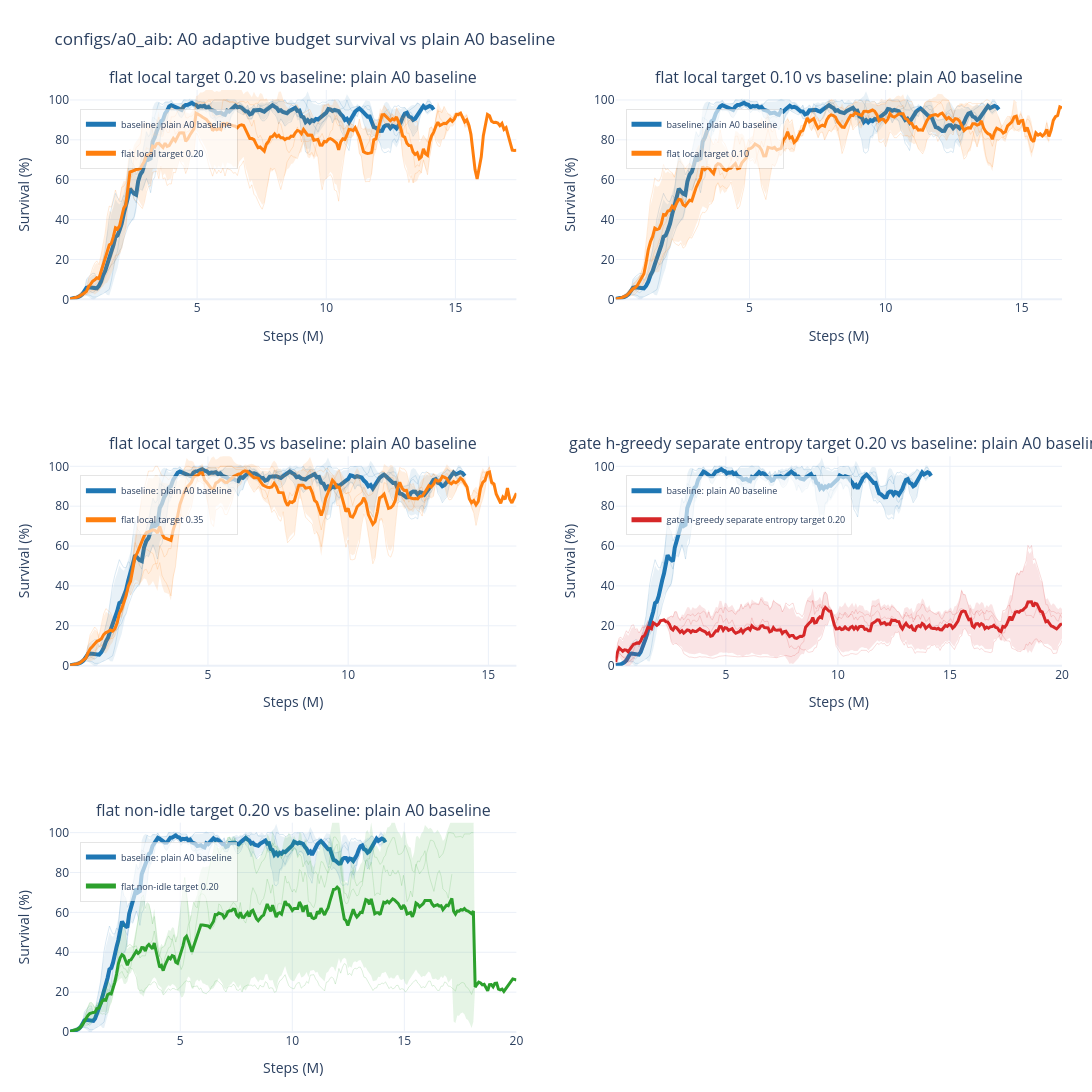

The notebook cell this image was saved under:
### Markdown cell above
Assuming plot baseline = `a0_hvg_00_baseline` (plain A0 baseline).

| Run family | Displayed name | Adaptive budget | Cost mode | Target | Rho threshold | Intervention gate | Difference vs `a0_hvg_00_baseline` |
|---|---|---|---|---:|---:|---|---|
| `a0_hvg_00_baseline` | plain A0 baseline | `false` | `-` | `-` | `-` | `false` | Plain A0 baseline: no adaptive intervention budget and no gate |
| `a0_aib_00_flat_local_t020` | flat local target 0.20 | `true` | `local_safe` | `0.20` | `0.90` | `false` | Adds adaptive intervention budget with local-safe cost and target `0.20` |
| `a0_aib_01_flat_local_t010` | flat local target 0.10 | `true` | `local_safe` | `0.10` | `0.90` | `false` | Same local-safe budget mechanism with lower target `0.10` |
| `a0_aib_02_flat_local_t035` | flat local target 0.35 | `true` | `local_safe` | `0.35` | `0.90` | `false` | Same local-safe budget mechanism with higher target `0.35` |
| `a0_aib_03_gate_hgreedy_sep_local_t020` | gate h-greedy separate entropy target 0.20 | `true` | `local_safe` | `0.20` | `0.90` | `hierarchical_greedy` | Adds intervention gate with hierarchical greedy eval and separate gate entropy while keeping local-safe target `0.20` |
| `a0_aib_04_flat_nonidle_t020` | flat non-idle target 0.20 | `true` | `nonidle` | `0.20` | `0.90` | `false` | Uses non-idle cost instead of local-safe cost at target `0.20` |

Shared unless noted: MLP actor/critic, `[256,256,256]` / `[256,256,256]`, `norm_reward = true`, `init_do_nothing_prob = 0.0`, `entropy_coef = 0.01`, `total_timesteps = 20000000`, `eval_freq = 80000`.

### Code cell
a0_aib_result = wm.plot_a0_aib_survival()
a0_aib_result["fig"]

### Figure 1 — Plotly figure (JSON) as saved in the notebook; plotly's stock layout.template omitted (floating-point values rounded to 4 significant figures; data arrays with more than 128 entries replaced by an {"elided": "..."} marker saying what was removed)
{"data": [{"hovertemplate": "<b>a0_hvg_00_baseline_s0</b><br>step: %{x:.2f}M<br>smoothed value: %{y:.3f}<extra></extra>", "legend": "legend", "legendgroup": "mean_subplot1:baseline: plain A0 baseline", "line": {"color": "#1f77b4", "dash": "solid", "width": 1}, "mode": "lines", "name": "baseline: plain A0 baseline member", "opacity": 0.16, "showlegend": false, "type": "scatter", "x": {"elided": "176 float values"}, "xaxis": "x", "y": {"elided": "176 float values"}, "yaxis": "y"}, {"hovertemplate": "<b>a0_hvg_00_baseline_s1</b><br>step: %{x:.2f}M<br>smoothed value: %{y:.3f}<extra></extra>", "legend": "legend", "legendgroup": "mean_subplot1:baseline: plain A0 baseline", "line": {"color": "#1f77b4", "dash": "solid", "width": 1}, "mode": "lines", "name": "baseline: plain A0 baseline member", "opacity": 0.16, "showlegend": false, "type": "scatter", "x": {"elided": "172 float values"}, "xaxis": "x", "y": {"elided": "172 float values"}, "yaxis": "y"}, {"hovertemplate": "<b>a0_hvg_00_baseline_s2</b><br>step: %{x:.2f}M<br>smoothed value: %{y:.3f}<extra></extra>", "legend": "legend", "legendgroup": "mean_subplot1:baseline: plain A0 baseline", "line": {"color": "#1f77b4", "dash": "solid", "width": 1}, "mode": "lines", "name": "baseline: plain A0 baseline member", "opacity": 0.16, "showlegend": false, "type": "scatter", "x": {"elided": "177 float values"}, "xaxis": "x", "y": {"elided": "177 float values"}, "yaxis": "y"}, {"fill": "toself", "fillcolor": "rgba(31,119,180,0.1)", "hoverinfo": "skip", "legend": "legend", "legendgroup": "mean_subplot1:baseline: plain A0 baseline", "line": {"color": "rgba(0,0,0,0)", "width": 0}, "mode": "lines", "name": "baseline: plain A0 baseline std", "showlegend": false, "type": "scatter", "x": {"elided": "354 float values"}, "xaxis": "x", "y": {"elided": "354 float values"}, "yaxis": "y"}, {"customdata": {"elided": "177 int values"}, "hovertemplate": "<b>baseline: plain A0 baseline</b><br>metric: test/charts/episodic_survival<br>runs at step: %{customdata}<br>step: %{x:.2f}M<br>mean of smoothed seeds: %{y:.3f}<extra></extra>", "legend": "legend", "legendgroup": "mean_subplot1:baseline: plain A0 baseline", "line": {"color": "#1f77b4", "dash": "solid", "width": 4}, "mode": "lines", "name": "baseline: plain A0 baseline", "opacity": 1, "showlegend": true, "type": "scatter", "x": {"elided": "177 float values"}, "xaxis": "x", "y": {"elided": "177 float values"}, "yaxis": "y"}, {"hovertemplate": "<b>a0_aib_00_flat_local_t020_s0</b><br>step: %{x:.2f}M<br>smoothed value: %{y:.3f}<extra></extra>", "legend": "legend", "legendgroup": "mean_subplot1:flat local target 0.20", "line": {"color": "#ff7f0e", "dash": "solid", "width": 1}, "mode": "lines", "name": "flat local target 0.20 member", "opacity": 0.16, "showlegend": false, "type": "scatter", "x": {"elided": "187 float values"}, "xaxis": "x", "y": {"elided": "187 float values"}, "yaxis": "y"}, {"hovertemplate": "<b>a0_aib_00_flat_local_t020_s1</b><br>step: %{x:.2f}M<br>smoothed value: %{y:.3f}<extra></extra>", "legend": "legend", "legendgroup": "mean_subplot1:flat local target 0.20", "line": {"color": "#ff7f0e", "dash": "solid", "width": 1}, "mode": "lines", "name": "flat local target 0.20 member", "opacity": 0.16, "showlegend": false, "type": "scatter", "x": {"elided": "195 float values"}, "xaxis": "x", "y": {"elided": "195 float values"}, "yaxis": "y"}, {"hovertemplate": "<b>a0_aib_00_flat_local_t020_s2</b><br>step: %{x:.2f}M<br>smoothed value: %{y:.3f}<extra></extra>", "legend": "legend", "legendgroup": "mean_subplot1:flat local target 0.20", "line": {"color": "#ff7f0e", "dash": "solid", "width": 1}, "mode": "lines", "name": "flat local target 0.20 member", "opacity": 0.16, "showlegend": false, "type": "scatter", "x": {"elided": "217 float values"}, "xaxis": "x", "y": {"elided": "217 float values"}, "yaxis": "y"}, {"fill": "toself", "fillcolor": "rgba(255,127,14,0.12)", "hoverinfo": "skip", "legend": "legend", "legendgroup": "mean_subplot1:flat local target 0.20", "line": {"color": "rgba(0,0,0,0)", "width": 0}, "mode": "lines", "name": "flat local target 0.20 std", "showlegend": false, "type": "scatter", "x": {"elided": "434 float values"}, "xaxis": "x", "y": {"elided": "434 float values"}, "yaxis": "y"}, {"customdata": {"elided": "217 int values"}, "hovertemplate": "<b>flat local target 0.20</b><br>metric: test/charts/episodic_survival<br>runs at step: %{customdata}<br>step: %{x:.2f}M<br>mean of smoothed seeds: %{y:.3f}<extra></extra>", "legend": "legend", "legendgroup": "mean_subplot1:flat local target 0.20", "line": {"color": "#ff7f0e", "dash": "solid", "width": 3}, "mode": "lines", "name": "flat local target 0.20", "opacity": 1, "showlegend": true, "type": "scatter", "x": {"elided": "217 float values"}, "xaxis": "x", "y": {"elided": "217 float values"}, "yaxis": "y"}, {"hovertemplate": "<b>a0_hvg_00_baseline_s0</b><br>step: %{x:.2f}M<br>smoothed value: %{y:.3f}<extra></extra>", "legend": "legend2", "legendgroup": "mean_subplot2:baseline: plain A0 baseline", "line": {"color": "#1f77b4", "dash": "solid", "width": 1}, "mode": "lines", "name": "baseline: plain A0 baseline member", "opacity": 0.16, "showlegend": false, "type": "scatter", "x": {"elided": "176 float values"}, "xaxis": "x2", "y": {"elided": "176 float values"}, "yaxis": "y2"}, {"hovertemplate": "<b>a0_hvg_00_baseline_s1</b><br>step: %{x:.2f}M<br>smoothed value: %{y:.3f}<extra></extra>", "legend": "legend2", "legendgroup": "mean_subplot2:baseline: plain A0 baseline", "line": {"color": "#1f77b4", "dash": "solid", "width": 1}, "mode": "lines", "name": "baseline: plain A0 baseline member", "opacity": 0.16, "showlegend": false, "type": "scatter", "x": {"elided": "172 float values"}, "xaxis": "x2", "y": {"elided": "172 float values"}, "yaxis": "y2"}, {"hovertemplate": "<b>a0_hvg_00_baseline_s2</b><br>step: %{x:.2f}M<br>smoothed value: %{y:.3f}<extra></extra>", "legend": "legend2", "legendgroup": "mean_subplot2:baseline: plain A0 baseline", "line": {"color": "#1f77b4", "dash": "solid", "width": 1}, "mode": "lines", "name": "baseline: plain A0 baseline member", "opacity": 0.16, "showlegend": false, "type": "scatter", "x": {"elided": "177 float values"}, "xaxis": "x2", "y": {"elided": "177 float values"}, "yaxis": "y2"}, {"fill": "toself", "fillcolor": "rgba(31,119,180,0.1)", "hoverinfo": "skip", "legend": "legend2", "legendgroup": "mean_subplot2:baseline: plain A0 baseline", "line": {"color": "rgba(0,0,0,0)", "width": 0}, "mode": "lines", "name": "baseline: plain A0 baseline std", "showlegend": false, "type": "scatter", "x": {"elided": "354 float values"}, "xaxis": "x2", "y": {"elided": "354 float values"}, "yaxis": "y2"}, {"customdata": {"elided": "177 int values"}, "hovertemplate": "<b>baseline: plain A0 baseline</b><br>metric: test/charts/episodic_survival<br>runs at step: %{customdata}<br>step: %{x:.2f}M<br>mean of smoothed seeds: %{y:.3f}<extra></extra>", "legend": "legend2", "legendgroup": "mean_subplot2:baseline: plain A0 baseline", "line": {"color": "#1f77b4", "dash": "solid", "width": 4}, "mode": "lines", "name": "baseline: plain A0 baseline", "opacity": 1, "showlegend": true, "type": "scatter", "x": {"elided": "177 float values"}, "xaxis": "x2", "y": {"elided": "177 float values"}, "yaxis": "y2"}, {"hovertemplate": "<b>a0_aib_01_flat_local_t010_s0</b><br>step: %{x:.2f}M<br>smoothed value: %{y:.3f}<extra></extra>", "legend": "legend2", "legendgroup": "mean_subplot2:flat local target 0.10", "line": {"color": "#ff7f0e", "dash": "solid", "width": 1}, "mode": "lines", "name": "flat local target 0.10 member", "opacity": 0.16, "showlegend": false, "type": "scatter", "x": {"elided": "185 float values"}, "xaxis": "x2", "y": {"elided": "185 float values"}, "yaxis": "y2"}, {"hovertemplate": "<b>a0_aib_01_flat_local_t010_s1</b><br>step: %{x:.2f}M<br>smoothed value: %{y:.3f}<extra></extra>", "legend": "legend2", "legendgroup": "mean_subplot2:flat local target 0.10", "line": {"color": "#ff7f0e", "dash": "solid", "width": 1}, "mode": "lines", "name": "flat local target 0.10 member", "opacity": 0.16, "showlegend": false, "type": "scatter", "x": {"elided": "200 float values"}, "xaxis": "x2", "y": {"elided": "200 float values"}, "yaxis": "y2"}, {"hovertemplate": "<b>a0_aib_01_flat_local_t010_s2</b><br>step: %{x:.2f}M<br>smoothed value: %{y:.3f}<extra></extra>", "legend": "legend2", "legendgroup": "mean_subplot2:flat local target 0.10", "line": {"color": "#ff7f0e", "dash": "solid", "width": 1}, "mode": "lines", "name": "flat local target 0.10 member", "opacity": 0.16, "showlegend": false, "type": "scatter", "x": {"elided": "206 float values"}, "xaxis": "x2", "y": {"elided": "206 float values"}, "yaxis": "y2"}, {"fill": "toself", "fillcolor": "rgba(255,127,14,0.12)", "hoverinfo": "skip", "legend": "legend2", "legendgroup": "mean_subplot2:flat local target 0.10", "line": {"color": "rgba(0,0,0,0)", "width": 0}, "mode": "lines", "name": "flat local target 0.10 std", "showlegend": false, "type": "scatter", "x": {"elided": "412 float values"}, "xaxis": "x2", "y": {"elided": "412 float values"}, "yaxis": "y2"}, {"customdata": {"elided": "206 int values"}, "hovertemplate": "<b>flat local target 0.10</b><br>metric: test/charts/episodic_survival<br>runs at step: %{customdata}<br>step: %{x:.2f}M<br>mean of smoothed seeds: %{y:.3f}<extra></extra>", "legend": "legend2", "legendgroup": "mean_subplot2:flat local target 0.10", "line": {"color": "#ff7f0e", "dash": "solid", "width": 3}, "mode": "lines", "name": "flat local target 0.10", "opacity": 1, "showlegend": true, "type": "scatter", "x": {"elided": "206 float values"}, "xaxis": "x2", "y": {"elided": "206 float values"}, "yaxis": "y2"}, {"hovertemplate": "<b>a0_hvg_00_baseline_s0</b><br>step: %{x:.2f}M<br>smoothed value: %{y:.3f}<extra></extra>", "legend": "legend3", "legendgroup": "mean_subplot3:baseline: plain A0 baseline", "line": {"color": "#1f77b4", "dash": "solid", "width": 1}, "mode": "lines", "name": "baseline: plain A0 baseline member", "opacity": 0.16, "showlegend": false, "type": "scatter", "x": {"elided": "176 float values"}, "xaxis": "x3", "y": {"elided": "176 float values"}, "yaxis": "y3"}, {"hovertemplate": "<b>a0_hvg_00_baseline_s1</b><br>step: %{x:.2f}M<br>smoothed value: %{y:.3f}<extra></extra>", "legend": "legend3", "legendgroup": "mean_subplot3:baseline: plain A0 baseline", "line": {"color": "#1f77b4", "dash": "solid", "width": 1}, "mode": "lines", "name": "baseline: plain A0 baseline member", "opacity": 0.16, "showlegend": false, "type": "scatter", "x": {"elided": "172 float values"}, "xaxis": "x3", "y": {"elided": "172 float values"}, "yaxis": "y3"}, {"hovertemplate": "<b>a0_hvg_00_baseline_s2</b><br>step: %{x:.2f}M<br>smoothed value: %{y:.3f}<extra></extra>", "legend": "legend3", "legendgroup": "mean_subplot3:baseline: plain A0 baseline", "line": {"color": "#1f77b4", "dash": "solid", "width": 1}, "mode": "lines", "name": "baseline: plain A0 baseline member", "opacity": 0.16, "showlegend": false, "type": "scatter", "x": {"elided": "177 float values"}, "xaxis": "x3", "y": {"elided": "177 float values"}, "yaxis": "y3"}, {"fill": "toself", "fillcolor": "rgba(31,119,180,0.1)", "hoverinfo": "skip", "legend": "legend3", "legendgroup": "mean_subplot3:baseline: plain A0 baseline", "line": {"color": "rgba(0,0,0,0)", "width": 0}, "mode": "lines", "name": "baseline: plain A0 baseline std", "showlegend": false, "type": "scatter", "x": {"elided": "354 float values"}, "xaxis": "x3", "y": {"elided": "354 float values"}, "yaxis": "y3"}, {"customdata": {"elided": "177 int values"}, "hovertemplate": "<b>baseline: plain A0 baseline</b><br>metric: test/charts/episodic_survival<br>runs at step: %{customdata}<br>step: %{x:.2f}M<br>mean of smoothed seeds: %{y:.3f}<extra></extra>", "legend": "legend3", "legendgroup": "mean_subplot3:baseline: plain A0 baseline", "line": {"color": "#1f77b4", "dash": "solid", "width": 4}, "mode": "lines", "name": "baseline: plain A0 baseline", "opacity": 1, "showlegend": true, "type": "scatter", "x": {"elided": "177 float values"}, "xaxis": "x3", "y": {"elided": "177 float values"}, "yaxis": "y3"}, {"hovertemplate": "<b>a0_aib_02_flat_local_t035_s0</b><br>step: %{x:.2f}M<br>smoothed value: %{y:.3f}<extra></extra>", "legend": "legend3", "legendgroup": "mean_subplot3:flat local target 0.35", "line": {"color": "#ff7f0e", "dash": "solid", "width": 1}, "mode": "lines", "name": "flat local target 0.35 member", "opacity": 0.16, "showlegend": false, "type": "scatter", "x": {"elided": "188 float values"}, "xaxis": "x3", "y": {"elided": "188 float values"}, "yaxis": "y3"}, {"hovertemplate": "<b>a0_aib_02_flat_local_t035_s1</b><br>step: %{x:.2f}M<br>smoothed value: %{y:.3f}<extra></extra>", "legend": "legend3", "legendgroup": "mean_subplot3:flat local target 0.35", "line": {"color": "#ff7f0e", "dash": "solid", "width": 1}, "mode": "lines", "name": "flat local target 0.35 member", "opacity": 0.16, "showlegend": false, "type": "scatter", "x": {"elided": "190 float values"}, "xaxis": "x3", "y": {"elided": "190 float values"}, "yaxis": "y3"}, {"hovertemplate": "<b>a0_aib_02_flat_local_t035_s2</b><br>step: %{x:.2f}M<br>smoothed value: %{y:.3f}<extra></extra>", "legend": "legend3", "legendgroup": "mean_subplot3:flat local target 0.35", "line": {"color": "#ff7f0e", "dash": "solid", "width": 1}, "mode": "lines", "name": "flat local target 0.35 member", "opacity": 0.16, "showlegend": false, "type": "scatter", "x": {"elided": "200 float values"}, "xaxis": "x3", "y": {"elided": "200 float values"}, "yaxis": "y3"}, {"fill": "toself", "fillcolor": "rgba(255,127,14,0.12)", "hoverinfo": "skip", "legend": "legend3", "legendgroup": "mean_subplot3:flat local target 0.35", "line": {"color": "rgba(0,0,0,0)", "width": 0}, "mode": "lines", "name": "flat local target 0.35 std", "showlegend": false, "type": "scatter", "x": {"elided": "400 float values"}, "xaxis": "x3", "y": {"elided": "400 float values"}, "yaxis": "y3"}, {"customdata": {"elided": "200 int values"}, "hovertemplate": "<b>flat local target 0.35</b><br>metric: test/charts/episodic_survival<br>runs at step: %{customdata}<br>step: %{x:.2f}M<br>mean of smoothed seeds: %{y:.3f}<extra></extra>", "legend": "legend3", "legendgroup": "mean_subplot3:flat local target 0.35", "line": {"color": "#ff7f0e", "dash": "solid", "width": 3}, "mode": "lines", "name": "flat local target 0.35", "opacity": 1, "showlegend": true, "type": "scatter", "x": {"elided": "200 float values"}, "xaxis": "x3", "y": {"elided": "200 float values"}, "yaxis": "y3"}, {"hovertemplate": "<b>a0_hvg_00_baseline_s0</b><br>step: %{x:.2f}M<br>smoothed value: %{y:.3f}<extra></extra>", "legend": "legend4", "legendgroup": "mean_subplot4:baseline: plain A0 baseline", "line": {"color": "#1f77b4", "dash": "solid", "width": 1}, "mode": "lines", "name": "baseline: plain A0 baseline member", "opacity": 0.16, "showlegend": false, "type": "scatter", "x": {"elided": "176 float values"}, "xaxis": "x4", "y": {"elided": "176 float values"}, "yaxis": "y4"}, {"hovertemplate": "<b>a0_hvg_00_baseline_s1</b><br>step: %{x:.2f}M<br>smoothed value: %{y:.3f}<extra></extra>", "legend": "legend4", "legendgroup": "mean_subplot4:baseline: plain A0 baseline", "line": {"color": "#1f77b4", "dash": "solid", "width": 1}, "mode": "lines", "name": "baseline: plain A0 baseline member", "opacity": 0.16, "showlegend": false, "type": "scatter", "x": {"elided": "172 float values"}, "xaxis": "x4", "y": {"elided": "172 float values"}, "yaxis": "y4"}, {"hovertemplate": "<b>a0_hvg_00_baseline_s2</b><br>step: %{x:.2f}M<br>smoothed value: %{y:.3f}<extra></extra>", "legend": "legend4", "legendgroup": "mean_subplot4:baseline: plain A0 baseline", "line": {"color": "#1f77b4", "dash": "solid", "width": 1}, "mode": "lines", "name": "baseline: plain A0 baseline member", "opacity": 0.16, "showlegend": false, "type": "scatter", "x": {"elided": "177 float values"}, "xaxis": "x4", "y": {"elided": "177 float values"}, "yaxis": "y4"}, {"fill": "toself", "fillcolor": "rgba(31,119,180,0.1)", "hoverinfo": "skip", "legend": "legend4", "legendgroup": "mean_subplot4:baseline: plain A0 baseline", "line": {"color": "rgba(0,0,0,0)", "width": 0}, "mode": "lines", "name": "baseline: plain A0 baseline std", "showlegend": false, "type": "scatter", "x": {"elided": "354 float values"}, "xaxis": "x4", "y": {"elided": "354 float values"}, "yaxis": "y4"}, {"customdata": {"elided": "177 int values"}, "hovertemplate": "<b>baseline: plain A0 baseline</b><br>metric: test/charts/episodic_survival<br>runs at step: %{customdata}<br>step: %{x:.2f}M<br>mean of smoothed seeds: %{y:.3f}<extra></extra>", "legend": "legend4", "legendgroup": "mean_subplot4:baseline: plain A0 baseline", "line": {"color": "#1f77b4", "dash": "solid", "width": 4}, "mode": "lines", "name": "baseline: plain A0 baseline", "opacity": 1, "showlegend": true, "type": "scatter", "x": {"elided": "177 float values"}, "xaxis": "x4", "y": {"elided": "177 float values"}, "yaxis": "y4"}, {"hovertemplate": "<b>a0_aib_03_gate_hgreedy_sep_local_t020_s0</b><br>step: %{x:.2f}M<br>smoothed value: %{y:.3f}<extra></extra>", "legend": "legend4", "legendgroup": "mean_subplot4:gate h-greedy separate entropy target 0.20", "line": {"color": "#d62728", "dash": "solid", "width": 1}, "mode": "lines", "name": "gate h-greedy separate entropy target 0.20 member", "opacity": 0.16, "showlegend": false, "type": "scatter", "x": {"elided": "250 float values"}, "xaxis": "x4", "y": {"elided": "250 float values"}, "yaxis": "y4"}, {"hovertemplate": "<b>a0_aib_03_gate_hgreedy_sep_local_t020_s1</b><br>step: %{x:.2f}M<br>smoothed value: %{y:.3f}<extra></extra>", "legend": "legend4", "legendgroup": "mean_subplot4:gate h-greedy separate entropy target 0.20", "line": {"color": "#d62728", "dash": "solid", "width": 1}, "mode": "lines", "name": "gate h-greedy separate entropy target 0.20 member", "opacity": 0.16, "showlegend": false, "type": "scatter", "x": {"elided": "250 float values"}, "xaxis": "x4", "y": {"elided": "250 float values"}, "yaxis": "y4"}, {"hovertemplate": "<b>a0_aib_03_gate_hgreedy_sep_local_t020_s2</b><br>step: %{x:.2f}M<br>smoothed value: %{y:.3f}<extra></extra>", "legend": "legend4", "legendgroup": "mean_subplot4:gate h-greedy separate entropy target 0.20", "line": {"color": "#d62728", "dash": "solid", "width": 1}, "mode": "lines", "name": "gate h-greedy separate entropy target 0.20 member", "opacity": 0.16, "showlegend": false, "type": "scatter", "x": {"elided": "250 float values"}, "xaxis": "x4", "y": {"elided": "250 float values"}, "yaxis": "y4"}, {"fill": "toself", "fillcolor": "rgba(214,39,40,0.12)", "hoverinfo": "skip", "legend": "legend4", "legendgroup": "mean_subplot4:gate h-greedy separate entropy target 0.20", "line": {"color": "rgba(0,0,0,0)", "width": 0}, "mode": "lines", "name": "gate h-greedy separate entropy target 0.20 std", "showlegend": false, "type": "scatter", "x": {"elided": "500 float values"}, "xaxis": "x4", "y": {"elided": "500 float values"}, "yaxis": "y4"}, {"customdata": {"elided": "250 int values"}, "hovertemplate": "<b>gate h-greedy separate entropy target 0.20</b><br>metric: test/charts/episodic_survival<br>runs at step: %{customdata}<br>step: %{x:.2f}M<br>mean of smoothed seeds: %{y:.3f}<extra></extra>", "legend": "legend4", "legendgroup": "mean_subplot4:gate h-greedy separate entropy target 0.20", "line": {"color": "#d62728", "dash": "solid", "width": 3}, "mode": "lines", "name": "gate h-greedy separate entropy target 0.20", "opacity": 1, "showlegend": true, "type": "scatter", "x": {"elided": "250 float values"}, "xaxis": "x4", "y": {"elided": "250 float values"}, "yaxis": "y4"}, {"hovertemplate": "<b>a0_hvg_00_baseline_s0</b><br>step: %{x:.2f}M<br>smoothed value: %{y:.3f}<extra></extra>", "legend": "legend5", "legendgroup": "mean_subplot5:baseline: plain A0 baseline", "line": {"color": "#1f77b4", "dash": "solid", "width": 1}, "mode": "lines", "name": "baseline: plain A0 baseline member", "opacity": 0.16, "showlegend": false, "type": "scatter", "x": {"elided": "176 float values"}, "xaxis": "x5", "y": {"elided": "176 float values"}, "yaxis": "y5"}, {"hovertemplate": "<b>a0_hvg_00_baseline_s1</b><br>step: %{x:.2f}M<br>smoothed value: %{y:.3f}<extra></extra>", "legend": "legend5", "legendgroup": "mean_subplot5:baseline: plain A0 baseline", "line": {"color": "#1f77b4", "dash": "solid", "width": 1}, "mode": "lines", "name": "baseline: plain A0 baseline member", "opacity": 0.16, "showlegend": false, "type": "scatter", "x": {"elided": "172 float values"}, "xaxis": "x5", "y": {"elided": "172 float values"}, "yaxis": "y5"}, {"hovertemplate": "<b>a0_hvg_00_baseline_s2</b><br>step: %{x:.2f}M<br>smoothed value: %{y:.3f}<extra></extra>", "legend": "legend5", "legendgroup": "mean_subplot5:baseline: plain A0 baseline", "line": {"color": "#1f77b4", "dash": "solid", "width": 1}, "mode": "lines", "name": "baseline: plain A0 baseline member", "opacity": 0.16, "showlegend": false, "type": "scatter", "x": {"elided": "177 float values"}, "xaxis": "x5", "y": {"elided": "177 float values"}, "yaxis": "y5"}, {"fill": "toself", "fillcolor": "rgba(31,119,180,0.1)", "hoverinfo": "skip", "legend": "legend5", "legendgroup": "mean_subplot5:baseline: plain A0 baseline", "line": {"color": "rgba(0,0,0,0)", "width": 0}, "mode": "lines", "name": "baseline: plain A0 baseline std", "showlegend": false, "type": "scatter", "x": {"elided": "354 float values"}, "xaxis": "x5", "y": {"elided": "354 float values"}, "yaxis": "y5"}, {"customdata": {"elided": "177 int values"}, "hovertemplate": "<b>baseline: plain A0 baseline</b><br>metric: test/charts/episodic_survival<br>runs at step: %{customdata}<br>step: %{x:.2f}M<br>mean of smoothed seeds: %{y:.3f}<extra></extra>", "legend": "legend5", "legendgroup": "mean_subplot5:baseline: plain A0 baseline", "line": {"color": "#1f77b4", "dash": "solid", "width": 4}, "mode": "lines", "name": "baseline: plain A0 baseline", "opacity": 1, "showlegend": true, "type": "scatter", "x": {"elided": "177 float values"}, "xaxis": "x5", "y": {"elided": "177 float values"}, "yaxis": "y5"}, {"hovertemplate": "<b>a0_aib_04_flat_nonidle_t020_s0</b><br>step: %{x:.2f}M<br>smoothed value: %{y:.3f}<extra></extra>", "legend": "legend5", "legendgroup": "mean_subplot5:flat non-idle target 0.20", "line": {"color": "#2ca02c", "dash": "solid", "width": 1}, "mode": "lines", "name": "flat non-idle target 0.20 member", "opacity": 0.16, "showlegend": false, "type": "scatter", "x": {"elided": "214 float values"}, "xaxis": "x5", "y": {"elided": "214 float values"}, "yaxis": "y5"}, {"hovertemplate": "<b>a0_aib_04_flat_nonidle_t020_s1</b><br>step: %{x:.2f}M<br>smoothed value: %{y:.3f}<extra></extra>", "legend": "legend5", "legendgroup": "mean_subplot5:flat non-idle target 0.20", "line": {"color": "#2ca02c", "dash": "solid", "width": 1}, "mode": "lines", "name": "flat non-idle target 0.20 member", "opacity": 0.16, "showlegend": false, "type": "scatter", "x": {"elided": "250 float values"}, "xaxis": "x5", "y": {"elided": "250 float values"}, "yaxis": "y5"}, {"hovertemplate": "<b>a0_aib_04_flat_nonidle_t020_s2</b><br>step: %{x:.2f}M<br>smoothed value: %{y:.3f}<extra></extra>", "legend": "legend5", "legendgroup": "mean_subplot5:flat non-idle target 0.20", "line": {"color": "#2ca02c", "dash": "solid", "width": 1}, "mode": "lines", "name": "flat non-idle target 0.20 member", "opacity": 0.16, "showlegend": false, "type": "scatter", "x": {"elided": "226 float values"}, "xaxis": "x5", "y": {"elided": "226 float values"}, "yaxis": "y5"}, {"fill": "toself", "fillcolor": "rgba(44,160,44,0.12)", "hoverinfo": "skip", "legend": "legend5", "legendgroup": "mean_subplot5:flat non-idle target 0.20", "line": {"color": "rgba(0,0,0,0)", "width": 0}, "mode": "lines", "name": "flat non-idle target 0.20 std", "showlegend": false, "type": "scatter", "x": {"elided": "500 float values"}, "xaxis": "x5", "y": {"elided": "500 float values"}, "yaxis": "y5"}, {"customdata": {"elided": "250 int values"}, "hovertemplate": "<b>flat non-idle target 0.20</b><br>metric: test/charts/episodic_survival<br>runs at step: %{customdata}<br>step: %{x:.2f}M<br>mean of smoothed seeds: %{y:.3f}<extra></extra>", "legend": "legend5", "legendgroup": "mean_subplot5:flat non-idle target 0.20", "line": {"color": "#2ca02c", "dash": "solid", "width": 3}, "mode": "lines", "name": "flat non-idle target 0.20", "opacity": 1, "showlegend": true, "type": "scatter", "x": {"elided": "250 float values"}, "xaxis": "x5", "y": {"elided": "250 float values"}, "yaxis": "y5"}], "layout": {"annotations": [{"font": {"size": 16}, "showarrow": false, "text": "flat local target 0.20 vs baseline: plain A0 baseline", "x": 0.225, "xanchor": "center", "xref": "paper", "y": 1, "yanchor": "bottom", "yref": "paper"}, {"font": {"size": 16}, "showarrow": false, "text": "flat local target 0.10 vs baseline: plain A0 baseline", "x": 0.775, "xanchor": "center", "xref": "paper", "y": 1, "yanchor": "bottom", "yref": "paper"}, {"font": {"size": 16}, "showarrow": false, "text": "flat local target 0.35 vs baseline: plain A0 baseline", "x": 0.225, "xanchor": "center", "xref": "paper", "y": 0.6111, "yanchor": "bottom", "yref": "paper"}, {"font": {"size": 16}, "showarrow": false, "text": "gate h-greedy separate entropy target 0.20 vs baseline: plain A0 baseline", "x": 0.775, "xanchor": "center", "xref": "paper", "y": 0.6111, "yanchor": "bottom", "yref": "paper"}, {"font": {"size": 16}, "showarrow": false, "text": "flat non-idle target 0.20 vs baseline: plain A0 baseline", "x": 0.225, "xanchor": "center", "xref": "paper", "y": 0.2222, "yanchor": "bottom", "yref": "paper"}], "height": 1140, "hovermode": "x unified", "legend": {"bgcolor": "rgba(255,255,255,0.62)", "bordercolor": "rgba(0,0,0,0.10)", "borderwidth": 1, "font": {"size": 9}, "itemsizing": "constant", "orientation": "v", "x": 0.01, "xanchor": "left", "y": 0.98, "yanchor": "top"}, "legend2": {"bgcolor": "rgba(255,255,255,0.62)", "bordercolor": "rgba(0,0,0,0.10)", "borderwidth": 1, "font": {"size": 9}, "itemsizing": "constant", "orientation": "v", "x": 0.56, "xanchor": "left", "y": 0.98, "yanchor": "top"}, "legend3": {"bgcolor": "rgba(255,255,255,0.62)", "bordercolor": "rgba(0,0,0,0.10)", "borderwidth": 1, "font": {"size": 9}, "itemsizing": "constant", "orientation": "v", "x": 0.01, "xanchor": "left", "y": 0.5911, "yanchor": "top"}, "legend4": {"bgcolor": "rgba(255,255,255,0.62)", "bordercolor": "rgba(0,0,0,0.10)", "borderwidth": 1, "font": {"size": 9}, "itemsizing": "constant", "orientation": "v", "x": 0.56, "xanchor": "left", "y": 0.5911, "yanchor": "top"}, "legend5": {"bgcolor": "rgba(255,255,255,0.62)", "bordercolor": "rgba(0,0,0,0.10)", "borderwidth": 1, "font": {"size": 9}, "itemsizing": "constant", "orientation": "v", "x": 0.01, "xanchor": "left", "y": 0.2022, "yanchor": "top"}, "margin": {"b": 60, "l": 70, "r": 30, "t": 90}, "showlegend": true, "title": {"text": "configs/a0_aib: A0 adaptive budget survival vs plain A0 baseline"}, "width": 1500, "xaxis": {"anchor": "y", "domain": [0, 0.45], "title": {"text": "Steps (M)"}}, "xaxis2": {"anchor": "y2", "domain": [0.55, 1], "title": {"text": "Steps (M)"}}, "xaxis3": {"anchor": "y3", "domain": [0, 0.45], "title": {"text": "Steps (M)"}}, "xaxis4": {"anchor": "y4", "domain": [0.55, 1], "title": {"text": "Steps (M)"}}, "xaxis5": {"anchor": "y5", "domain": [0, 0.45], "title": {"text": "Steps (M)"}}, "xaxis6": {"anchor": "y6", "domain": [0.55, 1]}, "yaxis": {"anchor": "x", "domain": [0.7778, 1], "range": [0, 105], "title": {"text": "Survival (%)"}}, "yaxis2": {"anchor": "x2", "domain": [0.7778, 1], "range": [0, 105], "title": {"text": "Survival (%)"}}, "yaxis3": {"anchor": "x3", "domain": [0.3889, 0.6111], "range": [0, 105], "title": {"text": "Survival (%)"}}, "yaxis4": {"anchor": "x4", "domain": [0.3889, 0.6111], "range": [0, 105], "title": {"text": "Survival (%)"}}, "yaxis5": {"anchor": "x5", "domain": [0, 0.2222], "range": [0, 105], "title": {"text": "Survival (%)"}}, "yaxis6": {"anchor": "x6", "domain": [0, 0.2222]}}}
